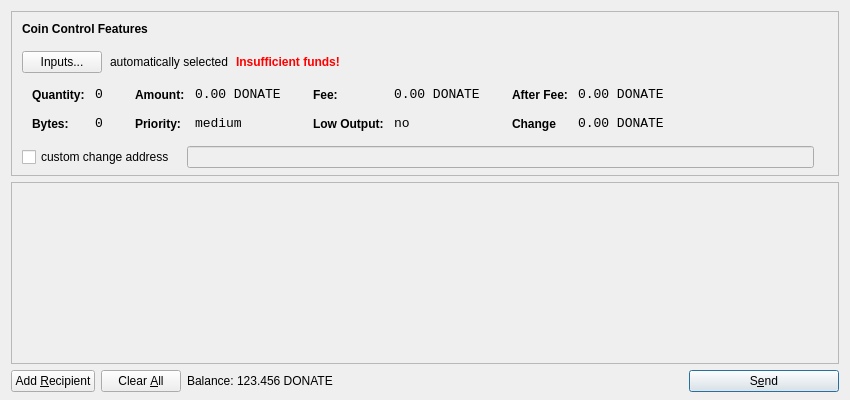
<?xml version="1.0" encoding="UTF-8"?>
<ui version="4.0">
 <class>SendCoinsDialog</class>
 <widget class="QDialog" name="SendCoinsDialog">
  <property name="geometry">
   <rect>
    <x>0</x>
    <y>0</y>
    <width>850</width>
    <height>400</height>
   </rect>
  </property>
  <property name="windowTitle">
   <string>Send Coins</string>
  </property>
  <layout class="QVBoxLayout" name="verticalLayout" stretch="0,1,0">
   <property name="bottomMargin">
    <number>8</number>
   </property>
   <item>
    <widget class="QFrame" name="frameCoinControl">
     <property name="sizePolicy">
      <sizepolicy hsizetype="Expanding" vsizetype="Expanding">
       <horstretch>0</horstretch>
       <verstretch>0</verstretch>
      </sizepolicy>
     </property>
     <property name="maximumSize">
      <size>
       <width>16777215</width>
       <height>16777215</height>
      </size>
     </property>
     <property name="frameShape">
      <enum>QFrame::StyledPanel</enum>
     </property>
     <property name="frameShadow">
      <enum>QFrame::Sunken</enum>
     </property>
     <layout class="QVBoxLayout" name="verticalLayoutCoinControl2">
      <property name="spacing">
       <number>-1</number>
      </property>
      <property name="leftMargin">
       <number>0</number>
      </property>
      <property name="topMargin">
       <number>0</number>
      </property>
      <property name="rightMargin">
       <number>0</number>
      </property>
      <property name="bottomMargin">
       <number>6</number>
      </property>
      <item>
       <layout class="QVBoxLayout" name="verticalLayoutCoinControl" stretch="0,0,0,0,1">
        <property name="spacing">
         <number>0</number>
        </property>
        <property name="leftMargin">
         <number>10</number>
        </property>
        <property name="topMargin">
         <number>10</number>
        </property>
        <item>
         <layout class="QHBoxLayout" name="horizontalLayoutCoinControl1">
          <property name="bottomMargin">
           <number>15</number>
          </property>
          <item>
           <widget class="QLabel" name="labelCoinControlFeatures">
            <property name="sizePolicy">
             <sizepolicy hsizetype="Preferred" vsizetype="Maximum">
              <horstretch>0</horstretch>
              <verstretch>0</verstretch>
             </sizepolicy>
            </property>
            <property name="font">
             <font>
              <weight>75</weight>
              <bold>true</bold>
             </font>
            </property>
            <property name="styleSheet">
             <string notr="true">font-weight:bold;</string>
            </property>
            <property name="text">
             <string>Coin Control Features</string>
            </property>
           </widget>
          </item>
         </layout>
        </item>
        <item>
         <layout class="QHBoxLayout" name="horizontalLayoutCoinControl2" stretch="0,0,0,0">
          <property name="spacing">
           <number>8</number>
          </property>
          <property name="bottomMargin">
           <number>10</number>
          </property>
          <item>
           <widget class="QPushButton" name="pushButtonCoinControl">
            <property name="styleSheet">
             <string notr="true"/>
            </property>
            <property name="text">
             <string>Inputs...</string>
            </property>
           </widget>
          </item>
          <item>
           <widget class="QLabel" name="labelCoinControlAutomaticallySelected">
            <property name="text">
             <string>automatically selected</string>
            </property>
            <property name="margin">
             <number>5</number>
            </property>
           </widget>
          </item>
          <item>
           <widget class="QLabel" name="labelCoinControlInsuffFunds">
            <property name="font">
             <font>
              <weight>75</weight>
              <bold>true</bold>
             </font>
            </property>
            <property name="styleSheet">
             <string notr="true">color:red;font-weight:bold;</string>
            </property>
            <property name="text">
             <string>Insufficient funds!</string>
            </property>
            <property name="margin">
             <number>5</number>
            </property>
           </widget>
          </item>
          <item>
           <spacer name="horizontalSpacerCoinControl">
            <property name="orientation">
             <enum>Qt::Horizontal</enum>
            </property>
            <property name="sizeHint" stdset="0">
             <size>
              <width>40</width>
              <height>1</height>
             </size>
            </property>
           </spacer>
          </item>
         </layout>
        </item>
        <item>
         <widget class="QWidget" name="widgetCoinControl" native="true">
          <property name="sizePolicy">
           <sizepolicy hsizetype="Preferred" vsizetype="Preferred">
            <horstretch>0</horstretch>
            <verstretch>0</verstretch>
           </sizepolicy>
          </property>
          <property name="minimumSize">
           <size>
            <width>0</width>
            <height>0</height>
           </size>
          </property>
          <property name="styleSheet">
           <string notr="true"/>
          </property>
          <layout class="QHBoxLayout" name="horizontalLayoutCoinControl5">
           <property name="margin">
            <number>0</number>
           </property>
           <item>
            <layout class="QHBoxLayout" name="horizontalLayoutCoinControl3" stretch="0,0,0,1">
             <property name="spacing">
              <number>20</number>
             </property>
             <property name="topMargin">
              <number>0</number>
             </property>
             <property name="bottomMargin">
              <number>10</number>
             </property>
             <item>
              <layout class="QFormLayout" name="formLayoutCoinControl1">
               <property name="horizontalSpacing">
                <number>10</number>
               </property>
               <property name="verticalSpacing">
                <number>14</number>
               </property>
               <property name="leftMargin">
                <number>10</number>
               </property>
               <property name="topMargin">
                <number>4</number>
               </property>
               <property name="rightMargin">
                <number>6</number>
               </property>
               <item row="0" column="0">
                <widget class="QLabel" name="labelCoinControlQuantityText">
                 <property name="styleSheet">
                  <string notr="true">font-weight:bold;</string>
                 </property>
                 <property name="text">
                  <string>Quantity:</string>
                 </property>
                 <property name="margin">
                  <number>0</number>
                 </property>
                </widget>
               </item>
               <item row="0" column="1">
                <widget class="QLabel" name="labelCoinControlQuantity">
                 <property name="font">
                  <font>
                   <family>Monospace</family>
                   <pointsize>10</pointsize>
                  </font>
                 </property>
                 <property name="cursor">
                  <cursorShape>IBeamCursor</cursorShape>
                 </property>
                 <property name="contextMenuPolicy">
                  <enum>Qt::ActionsContextMenu</enum>
                 </property>
                 <property name="text">
                  <string>0</string>
                 </property>
                 <property name="margin">
                  <number>0</number>
                 </property>
                 <property name="textInteractionFlags">
                  <set>Qt::LinksAccessibleByMouse|Qt::TextSelectableByKeyboard|Qt::TextSelectableByMouse</set>
                 </property>
                </widget>
               </item>
               <item row="1" column="0">
                <widget class="QLabel" name="labelCoinControlBytesText">
                 <property name="styleSheet">
                  <string notr="true">font-weight:bold;</string>
                 </property>
                 <property name="text">
                  <string>Bytes:</string>
                 </property>
                </widget>
               </item>
               <item row="1" column="1">
                <widget class="QLabel" name="labelCoinControlBytes">
                 <property name="font">
                  <font>
                   <family>Monospace</family>
                   <pointsize>10</pointsize>
                  </font>
                 </property>
                 <property name="cursor">
                  <cursorShape>IBeamCursor</cursorShape>
                 </property>
                 <property name="contextMenuPolicy">
                  <enum>Qt::ActionsContextMenu</enum>
                 </property>
                 <property name="text">
                  <string>0</string>
                 </property>
                 <property name="textInteractionFlags">
                  <set>Qt::LinksAccessibleByMouse|Qt::TextSelectableByKeyboard|Qt::TextSelectableByMouse</set>
                 </property>
                </widget>
               </item>
              </layout>
             </item>
             <item>
              <layout class="QFormLayout" name="formLayoutCoinControl2">
               <property name="horizontalSpacing">
                <number>10</number>
               </property>
               <property name="verticalSpacing">
                <number>14</number>
               </property>
               <property name="leftMargin">
                <number>6</number>
               </property>
               <property name="topMargin">
                <number>4</number>
               </property>
               <property name="rightMargin">
                <number>6</number>
               </property>
               <item row="0" column="0">
                <widget class="QLabel" name="labelCoinControlAmountText">
                 <property name="styleSheet">
                  <string notr="true">font-weight:bold;</string>
                 </property>
                 <property name="text">
                  <string>Amount:</string>
                 </property>
                 <property name="margin">
                  <number>0</number>
                 </property>
                </widget>
               </item>
               <item row="0" column="1">
                <widget class="QLabel" name="labelCoinControlAmount">
                 <property name="font">
                  <font>
                   <family>Monospace</family>
                   <pointsize>10</pointsize>
                  </font>
                 </property>
                 <property name="cursor">
                  <cursorShape>IBeamCursor</cursorShape>
                 </property>
                 <property name="contextMenuPolicy">
                  <enum>Qt::ActionsContextMenu</enum>
                 </property>
                 <property name="text">
                  <string>0.00 DONATE</string>
                 </property>
                 <property name="textInteractionFlags">
                  <set>Qt::LinksAccessibleByMouse|Qt::TextSelectableByKeyboard|Qt::TextSelectableByMouse</set>
                 </property>
                </widget>
               </item>
               <item row="1" column="0">
                <widget class="QLabel" name="labelCoinControlPriorityText">
                 <property name="styleSheet">
                  <string notr="true">font-weight:bold;</string>
                 </property>
                 <property name="text">
                  <string>Priority:</string>
                 </property>
                </widget>
               </item>
               <item row="1" column="1">
                <widget class="QLabel" name="labelCoinControlPriority">
                 <property name="font">
                  <font>
                   <family>Monospace</family>
                   <pointsize>10</pointsize>
                  </font>
                 </property>
                 <property name="cursor">
                  <cursorShape>IBeamCursor</cursorShape>
                 </property>
                 <property name="contextMenuPolicy">
                  <enum>Qt::ActionsContextMenu</enum>
                 </property>
                 <property name="text">
                  <string>medium</string>
                 </property>
                 <property name="textInteractionFlags">
                  <set>Qt::LinksAccessibleByMouse|Qt::TextSelectableByKeyboard|Qt::TextSelectableByMouse</set>
                 </property>
                </widget>
               </item>
              </layout>
             </item>
             <item>
              <layout class="QFormLayout" name="formLayoutCoinControl3">
               <property name="horizontalSpacing">
                <number>10</number>
               </property>
               <property name="verticalSpacing">
                <number>14</number>
               </property>
               <property name="leftMargin">
                <number>6</number>
               </property>
               <property name="topMargin">
                <number>4</number>
               </property>
               <property name="rightMargin">
                <number>6</number>
               </property>
               <item row="0" column="0">
                <widget class="QLabel" name="labelCoinControlFeeText">
                 <property name="styleSheet">
                  <string notr="true">font-weight:bold;</string>
                 </property>
                 <property name="text">
                  <string>Fee:</string>
                 </property>
                 <property name="margin">
                  <number>0</number>
                 </property>
                </widget>
               </item>
               <item row="0" column="1">
                <widget class="QLabel" name="labelCoinControlFee">
                 <property name="font">
                  <font>
                   <family>Monospace</family>
                   <pointsize>10</pointsize>
                  </font>
                 </property>
                 <property name="cursor">
                  <cursorShape>IBeamCursor</cursorShape>
                 </property>
                 <property name="contextMenuPolicy">
                  <enum>Qt::ActionsContextMenu</enum>
                 </property>
                 <property name="text">
                  <string>0.00 DONATE</string>
                 </property>
                 <property name="textInteractionFlags">
                  <set>Qt::LinksAccessibleByMouse|Qt::TextSelectableByKeyboard|Qt::TextSelectableByMouse</set>
                 </property>
                </widget>
               </item>
               <item row="1" column="0">
                <widget class="QLabel" name="labelCoinControlLowOutputText">
                 <property name="styleSheet">
                  <string notr="true">font-weight:bold;</string>
                 </property>
                 <property name="text">
                  <string>Low Output:</string>
                 </property>
                </widget>
               </item>
               <item row="1" column="1">
                <widget class="QLabel" name="labelCoinControlLowOutput">
                 <property name="font">
                  <font>
                   <family>Monospace</family>
                   <pointsize>10</pointsize>
                  </font>
                 </property>
                 <property name="cursor">
                  <cursorShape>IBeamCursor</cursorShape>
                 </property>
                 <property name="contextMenuPolicy">
                  <enum>Qt::ActionsContextMenu</enum>
                 </property>
                 <property name="text">
                  <string>no</string>
                 </property>
                 <property name="textInteractionFlags">
                  <set>Qt::LinksAccessibleByMouse|Qt::TextSelectableByKeyboard|Qt::TextSelectableByMouse</set>
                 </property>
                </widget>
               </item>
              </layout>
             </item>
             <item>
              <layout class="QFormLayout" name="formLayoutCoinControl4">
               <property name="horizontalSpacing">
                <number>10</number>
               </property>
               <property name="verticalSpacing">
                <number>14</number>
               </property>
               <property name="leftMargin">
                <number>6</number>
               </property>
               <property name="topMargin">
                <number>4</number>
               </property>
               <property name="rightMargin">
                <number>6</number>
               </property>
               <item row="0" column="0">
                <widget class="QLabel" name="labelCoinControlAfterFeeText">
                 <property name="styleSheet">
                  <string notr="true">font-weight:bold;</string>
                 </property>
                 <property name="text">
                  <string>After Fee:</string>
                 </property>
                 <property name="margin">
                  <number>0</number>
                 </property>
                </widget>
               </item>
               <item row="0" column="1">
                <widget class="QLabel" name="labelCoinControlAfterFee">
                 <property name="font">
                  <font>
                   <family>Monospace</family>
                   <pointsize>10</pointsize>
                  </font>
                 </property>
                 <property name="cursor">
                  <cursorShape>IBeamCursor</cursorShape>
                 </property>
                 <property name="contextMenuPolicy">
                  <enum>Qt::ActionsContextMenu</enum>
                 </property>
                 <property name="text">
                  <string>0.00 DONATE</string>
                 </property>
                 <property name="textInteractionFlags">
                  <set>Qt::LinksAccessibleByMouse|Qt::TextSelectableByKeyboard|Qt::TextSelectableByMouse</set>
                 </property>
                </widget>
               </item>
               <item row="1" column="0">
                <widget class="QLabel" name="labelCoinControlChangeText">
                 <property name="styleSheet">
                  <string notr="true">font-weight:bold;</string>
                 </property>
                 <property name="text">
                  <string>Change</string>
                 </property>
                </widget>
               </item>
               <item row="1" column="1">
                <widget class="QLabel" name="labelCoinControlChange">
                 <property name="font">
                  <font>
                   <family>Monospace</family>
                   <pointsize>10</pointsize>
                  </font>
                 </property>
                 <property name="cursor">
                  <cursorShape>IBeamCursor</cursorShape>
                 </property>
                 <property name="contextMenuPolicy">
                  <enum>Qt::ActionsContextMenu</enum>
                 </property>
                 <property name="text">
                  <string>0.00 DONATE</string>
                 </property>
                 <property name="textInteractionFlags">
                  <set>Qt::LinksAccessibleByMouse|Qt::TextSelectableByKeyboard|Qt::TextSelectableByMouse</set>
                 </property>
                </widget>
               </item>
              </layout>
             </item>
            </layout>
           </item>
          </layout>
         </widget>
        </item>
        <item>
         <layout class="QHBoxLayout" name="horizontalLayoutCoinControl4" stretch="0,0,0">
          <property name="spacing">
           <number>12</number>
          </property>
          <property name="sizeConstraint">
           <enum>QLayout::SetDefaultConstraint</enum>
          </property>
          <property name="topMargin">
           <number>5</number>
          </property>
          <property name="rightMargin">
           <number>5</number>
          </property>
          <item>
           <widget class="QCheckBox" name="checkBoxCoinControlChange">
            <property name="text">
             <string>custom change address</string>
            </property>
           </widget>
          </item>
          <item>
           <widget class="QLineEdit" name="lineEditCoinControlChange">
            <property name="enabled">
             <bool>false</bool>
            </property>
            <property name="sizePolicy">
             <sizepolicy hsizetype="Expanding" vsizetype="Fixed">
              <horstretch>0</horstretch>
              <verstretch>0</verstretch>
             </sizepolicy>
            </property>
           </widget>
          </item>
          <item>
           <widget class="QLabel" name="labelCoinControlChangeLabel">
            <property name="sizePolicy">
             <sizepolicy hsizetype="Preferred" vsizetype="Expanding">
              <horstretch>0</horstretch>
              <verstretch>0</verstretch>
             </sizepolicy>
            </property>
            <property name="minimumSize">
             <size>
              <width>0</width>
              <height>0</height>
             </size>
            </property>
            <property name="text">
             <string/>
            </property>
            <property name="margin">
             <number>3</number>
            </property>
           </widget>
          </item>
         </layout>
        </item>
        <item>
         <spacer name="verticalSpacerCoinControl">
          <property name="orientation">
           <enum>Qt::Vertical</enum>
          </property>
          <property name="sizeHint" stdset="0">
           <size>
            <width>800</width>
            <height>1</height>
           </size>
          </property>
         </spacer>
        </item>
       </layout>
      </item>
     </layout>
    </widget>
   </item>
   <item>
    <widget class="QScrollArea" name="scrollArea">
     <property name="widgetResizable">
      <bool>true</bool>
     </property>
     <widget class="QWidget" name="scrollAreaWidgetContents">
      <property name="geometry">
       <rect>
        <x>0</x>
        <y>0</y>
        <width>830</width>
        <height>165</height>
       </rect>
      </property>
      <layout class="QVBoxLayout" name="verticalLayout_2">
       <property name="margin">
        <number>0</number>
       </property>
       <item>
        <layout class="QVBoxLayout" name="entries">
         <property name="spacing">
          <number>6</number>
         </property>
        </layout>
       </item>
       <item>
        <spacer name="verticalSpacer">
         <property name="orientation">
          <enum>Qt::Vertical</enum>
         </property>
         <property name="sizeHint" stdset="0">
          <size>
           <width>20</width>
           <height>40</height>
          </size>
         </property>
        </spacer>
       </item>
      </layout>
     </widget>
    </widget>
   </item>
   <item>
    <layout class="QHBoxLayout" name="horizontalLayout">
     <item>
      <widget class="QPushButton" name="addButton">
       <property name="toolTip">
        <string>Send to multiple recipients at once</string>
       </property>
       <property name="text">
        <string>Add &amp;Recipient</string>
       </property>
       <property name="icon">
        <iconset resource="../bitcoin.qrc">
         <normaloff>:/icons/add</normaloff>:/icons/add</iconset>
       </property>
       <property name="autoDefault">
        <bool>false</bool>
       </property>
      </widget>
     </item>
     <item>
      <widget class="QPushButton" name="clearButton">
       <property name="sizePolicy">
        <sizepolicy hsizetype="Minimum" vsizetype="Fixed">
         <horstretch>0</horstretch>
         <verstretch>0</verstretch>
        </sizepolicy>
       </property>
       <property name="toolTip">
        <string>Remove all transaction fields</string>
       </property>
       <property name="text">
        <string>Clear &amp;All</string>
       </property>
       <property name="icon">
        <iconset resource="../bitcoin.qrc">
         <normaloff>:/icons/remove</normaloff>:/icons/remove</iconset>
       </property>
       <property name="autoRepeatDelay">
        <number>300</number>
       </property>
       <property name="autoDefault">
        <bool>false</bool>
       </property>
      </widget>
     </item>
     <item>
      <layout class="QHBoxLayout" name="horizontalLayout_2">
       <property name="spacing">
        <number>3</number>
       </property>
       <item>
        <widget class="QLabel" name="label">
         <property name="sizePolicy">
          <sizepolicy hsizetype="Preferred" vsizetype="Fixed">
           <horstretch>0</horstretch>
           <verstretch>0</verstretch>
          </sizepolicy>
         </property>
         <property name="text">
          <string>Balance:</string>
         </property>
        </widget>
       </item>
       <item>
        <widget class="QLabel" name="labelBalance">
         <property name="sizePolicy">
          <sizepolicy hsizetype="Preferred" vsizetype="Fixed">
           <horstretch>0</horstretch>
           <verstretch>0</verstretch>
          </sizepolicy>
         </property>
         <property name="cursor">
          <cursorShape>IBeamCursor</cursorShape>
         </property>
         <property name="text">
          <string>123.456 DONATE</string>
         </property>
         <property name="textInteractionFlags">
          <set>Qt::LinksAccessibleByMouse|Qt::TextSelectableByKeyboard|Qt::TextSelectableByMouse</set>
         </property>
        </widget>
       </item>
      </layout>
     </item>
     <item>
      <spacer name="horizontalSpacer">
       <property name="orientation">
        <enum>Qt::Horizontal</enum>
       </property>
       <property name="sizeHint" stdset="0">
        <size>
         <width>40</width>
         <height>20</height>
        </size>
       </property>
      </spacer>
     </item>
     <item>
      <widget class="QPushButton" name="sendButton">
       <property name="minimumSize">
        <size>
         <width>150</width>
         <height>0</height>
        </size>
       </property>
       <property name="toolTip">
        <string>Confirm the send action</string>
       </property>
       <property name="text">
        <string>S&amp;end</string>
       </property>
       <property name="icon">
        <iconset resource="../bitcoin.qrc">
         <normaloff>:/icons/send</normaloff>:/icons/send</iconset>
       </property>
       <property name="default">
        <bool>true</bool>
       </property>
      </widget>
     </item>
    </layout>
   </item>
  </layout>
 </widget>
 <resources>
  <include location="../bitcoin.qrc"/>
 </resources>
 <connections/>
</ui>
